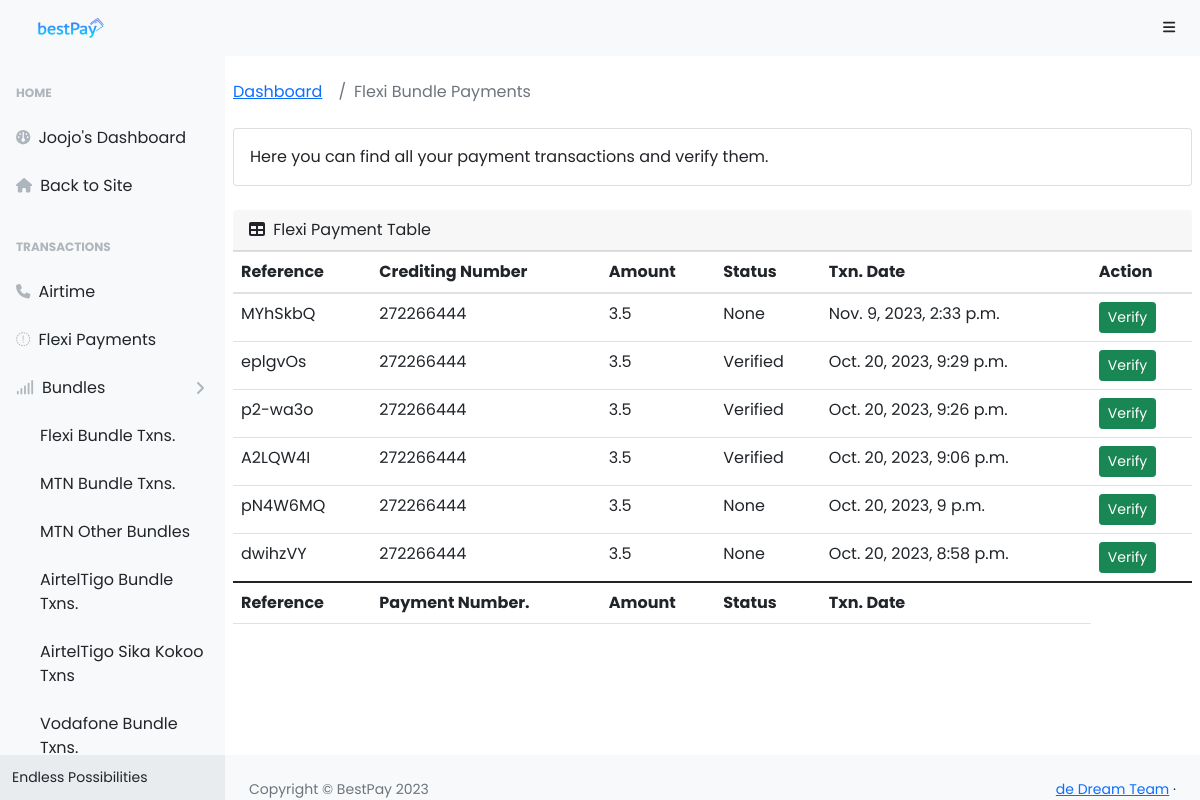
/dashboard/flexi-payment-table (signed in), run on the app's committed database.
### bestPayApp/models.py (models this page shows, shortened)
class CustomUser(AbstractUser):
    first_name = models.CharField(max_length=100, null=False, blank=False)
    last_name = models.CharField(max_length=100, null=False, blank=False)
    username = models.CharField(max_length=100, null=False, blank=False, unique=True)
    email = models.EmailField(max_length=250, null=False, blank=False)
    wallet = models.FloatField(null=True, blank=True, default=0.0)
    phone = models.PositiveIntegerField(null=True, blank=True)
    password1 = models.CharField(max_length=100, null=False, blank=False)
    password2 = models.CharField(max_length=100, null=False, blank=False)

class Payment(models.Model):
    user = models.ForeignKey(CustomUser, on_delete=models.CASCADE)
    reference = models.CharField(max_length=256, null=False, blank=False)
    payment_number = models.CharField(max_length=256, null=True, blank=True)
    amount = models.FloatField(null=True, blank=True)
    payment_description = models.CharField(max_length=500, null=True, blank=True)
    transaction_status = models.CharField(max_length=256, null=True, blank=True)
    transaction_date = models.DateTimeField(auto_now_add=True)
    message = models.CharField(max_length=500, null=True, blank=True)
    payment_visited = models.BooleanField(blank=False, null=True)

### bestPayApp/dashboard/dashboardViews.py (the view)
# urls.py: path('dashboard/flexi-payment-table', dashboardViews.payment_table, name='flexi_payment_table'),
@login_required(login_url='login')
def payment_table(request):
    payments = models.Payment.objects.filter(user=request.user, payment_description="Ishare Payment").order_by('transaction_date').reverse()
    context = {'payments': payments}
    return render(request, "dashboard/layouts/payment-table.html", context=context)

### bestPayApp/templates/dashboard/layouts/payment-table.html (shortened to what this page needs)
{% extends 'dashboard/base.html' %}
    {% block content %}
        {% include 'dashboard/inc/navbar.html' %}
        <div id="layoutSidenav">
            {% include 'dashboard/inc/sideNav.html' %}
            <div id="layoutSidenav_content">
                <main>
                    <div class="container px-2">
                        <ol style="background-color: transparent" class="breadcrumb mb-4">
                            <li class="breadcrumb-item"><a href="{% url 'user-dashboard' %}">Dashboard</a></li>
                            <li class="breadcrumb-item active">Flexi Bundle Payments</li>
                        </ol>
                        <div class="card mb-4">
                            <div class="card-body">
                                Here you can find all your payment transactions and verify them.
                            </div>
                        </div>
                        <div class="mb-4">
                            <div class="card-header">
                                <i class="fas fa-table me-1"></i>
                                Flexi Payment Table
                            </div>
                            <div class="table-responsive">
                                <table class="table" id="table_id">
                                    <thead>
                                        <tr>
                                            <th>Reference</th>
                                            <th>Crediting Number</th>
                                            <th>Amount</th>
                                            <th>Status</th>
                                            <th>Txn. Date</th>
                                            <th>Action</th>
                                        </tr>
                                    </thead>
                                    <tfoot>
                                        <tr>
                                            <th>Reference</th>
                                            <th>Payment Number.</th>
                                            <th>Amount</th>
                                            <th>Status</th>
                                            <th>Txn. Date</th>
                                        </tr>
                                    </tfoot>
                                    <tbody>
                                    {% for payment in payments %}
                                        <tr>
                                            <td>{{ payment.reference}}</td>
                                            <td>{{ payment.payment_number}}</td>
                                            <td>{{ payment.amount}}</td>
                                            <td>{{ payment.transaction_status}}</td>
                                            <td>{{ payment.transaction_date}}</td>
                                            <td><a href="{% url 'verify_payment' ref=payment.reference channel='ishare' %}" class="btn btn-sm btn-success">Verify</a></td>
                                        </tr>
                                    {% endfor %}
                                    </tbody>
                                </table>
                            </div>
                        </div>
                    </div>
                </main>
                {% include 'dashboard/inc/footer.html' %}
            </div>
        </div>
    {% endblock %}

### bestPayApp/templates/dashboard/inc/sideNav.html (shortened to what this page needs)
<div id="layoutSidenav_nav">
                <nav class="sb-sidenav accordion sb-sidenav-light" id="sidenavAccordion">
                    <div class="sb-sidenav-menu">
                        <div class="nav">
                            <div class="sb-sidenav-menu-heading">Home</div>
                            <a class="nav-link" href="{% url 'user-dashboard' %}">
                                <div class="sb-nav-link-icon"><i class="fa-solid fa-gauge"></i></div>
                                {{ request.user.username | capfirst }}'s Dashboard
                            </a>
                            <a class="nav-link" href="{% url 'home' %}">
                                <div class="sb-nav-link-icon"><i class="fa-solid fa-house"></i></div>
                                Back to Site
                            </a>
                            <div class="sb-sidenav-menu-heading">Transactions</div>
                            <a class="nav-link collapsed" href="{% url 'user-dashboard' %}" aria-expanded="false" aria-controls="collapseLayouts">
                                <div class="sb-nav-link-icon"><i class="fa-solid fa-phone"></i></div>
                                Airtime
                            </a>
                            <a class="nav-link collapsed" href="{% url 'flexi_payment_table' %}" aria-expanded="false" aria-controls="collapseLayouts">
                                <div class="sb-nav-link-icon"><i class="fa-solid fa-money"></i></div>
                                Flexi Payments
                            </a>
                            <a class="nav-link collapsed" href="#" data-bs-toggle="collapse" data-bs-target="#collapseLayouts" aria-expanded="false" aria-controls="collapseLayouts">
                                <div class="sb-nav-link-icon"><i class="fa-solid fa-signal"></i></div>
                                Bundles
                                <div class="sb-sidenav-collapse-arrow"><i class="fas fa-angle-down"></i></div>
                            </a>
                            <div class="collapse show" id="collapseLayouts" aria-labelledby="headingOne" data-bs-parent="#sidenavAccordion">
                                <nav class="sb-sidenav-menu-nested nav">
                                    <a class="nav-link" href="{% url 'txn_table' keyword="ishare_bundles" %}">Flexi Bundle Txns.</a>
                                    <a class="nav-link" href="{% url 'txn_table' keyword="mtn_bundles" %}">MTN Bundle Txns.</a>
                                    <a class="nav-link" href="{% url 'txn_table' keyword="mtn_other_bundles" %}">MTN Other Bundles</a>
                                    <a class="nav-link" href="{% url 'txn_table' keyword="airteltigo_bundles" %}">AirtelTigo Bundle Txns.</a>
                                    <a class="nav-link" href="{% url 'txn_table' keyword="airteltigo_sika_kokoo" %}">AirtelTigo Sika Kokoo Txns</a>
                                    <a class="nav-link" href="{% url 'txn_table' keyword="vodafone_bundles" %}">Vodafone Bundle Txns.</a>
                                </nav>
                            </div>
                        </div>
                    </div>
                    <div class="sb-sidenav-footer">
                        <div class="small">Endless Possibilities</div>
                    </div>
                </nav>
            </div>

### data on the page
CustomUser: user.username "Joojo"
Payment: reference "MYhSkbQ", payment_number "272266444", amount "3.5", transaction_status "None", transaction_date "Nov. 9, 2023, 2:33 p.m."
Payment: reference "eplgvOs", payment_number "272266444", amount "3.5", transaction_status "Verified", transaction_date "Oct. 20, 2023, 9:29 p.m."
Payment: reference "p2-wa3o", payment_number "272266444", amount "3.5", transaction_status "Verified", transaction_date "Oct. 20, 2023, 9:26 p.m."
Payment: reference "A2LQW4I", payment_number "272266444", amount "3.5", transaction_status "Verified", transaction_date "Oct. 20, 2023, 9:06 p.m."
Payment: reference "pN4W6MQ", payment_number "272266444", amount "3.5", transaction_status "None", transaction_date "Oct. 20, 2023, 9 p.m."
Payment: reference "dwihzVY", payment_number "272266444", amount "3.5", transaction_status "None", transaction_date "Oct. 20, 2023, 8:58 p.m."
